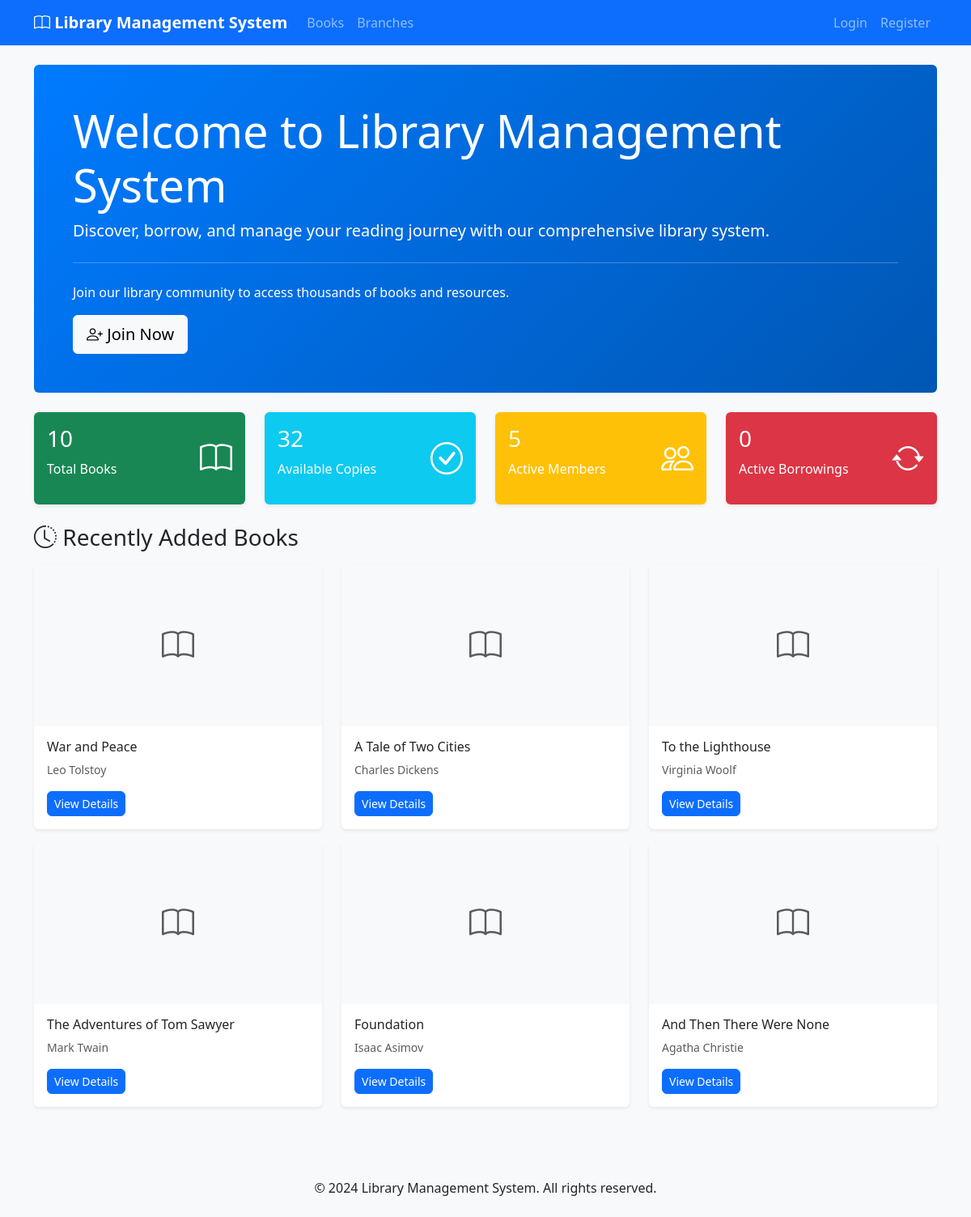
The page / on the database its author committed.
### books/models.py (models this page shows, shortened)
class Book(models.Model):
    LANGUAGE_CHOICES = [
        ('en', 'English'),
        ('dv', 'Dhivehi'),
        ('ar', 'Arabic'),
        ('hi', 'Hindi'),
        ('es', 'Spanish'),
        ('fr', 'French'),
        ('other', 'Other'),
    ]
    FORMAT_CHOICES = [
        ('hardcover', 'Hardcover'),
        ('paperback', 'Paperback'),
        ('ebook', 'E-book'),
        ('audiobook', 'Audiobook'),
    ]
    isbn_validator = RegexValidator(
        regex=r'^(?:ISBN(?:-1[03])?:? )?(?=[0-9X]{10}$|(?=(?:[0-9]+[- ]){3})[- 0-9X]{13}$|97[89][0-9]{10}$|(?=(?:[0-9]+[- ]){4})[- 0-9]{17}$)(?:97[89][- ]?)?[0-9]{1,5}[- ]?[0-9]+[- ]?[0-9]+[- ]?[0-9X]$',
        message='Enter a valid ISBN number.'
    )
    isbn = models.CharField(max_length=17, unique=True, validators=[isbn_validator])
    title = models.CharField(max_length=300)
    subtitle = models.CharField(max_length=300, blank=True)
    authors = models.ManyToManyField(Author, related_name='books')
    publisher = models.ForeignKey(Publisher, on_delete=models.SET_NULL, blank=True, null=True)
    publication_date = models.DateField()
    edition = models.CharField(max_length=50, blank=True)
    pages = models.PositiveIntegerField()
    language = models.CharField(max_length=10, choices=LANGUAGE_CHOICES, default='en')
    format = models.CharField(max_length=20, choices=FORMAT_CHOICES, default='paperback')
    category = models.ForeignKey(Category, on_delete=models.SET_NULL, blank=True, null=True)
    description = models.TextField(blank=True)
    cover_image = models.ImageField(upload_to='book_covers/', blank=True, null=True)
    price = models.DecimalField(max_digits=10, decimal_places=2, default=Decimal('0.00'))
    is_active = models.BooleanField(default=True)
    created_at = models.DateTimeField(auto_now_add=True)
    updated_at = models.DateTimeField(auto_now=True)
    class Meta:
        ordering = ['title']

class Author(models.Model):
    first_name = models.CharField(max_length=100)
    last_name = models.CharField(max_length=100)
    biography = models.TextField(blank=True)
    birth_date = models.DateField(blank=True, null=True)
    death_date = models.DateField(blank=True, null=True)
    nationality = models.CharField(max_length=50, blank=True)
    class Meta:
        ordering = ['last_name', 'first_name']
    @property
    def full_name(self):
        return f"{self.first_name} {self.last_name}"

### library_management_system/views.py (the view, shortened to what this page needs)
# urls.py: path('', views.HomeView.as_view(), name='home'),
class HomeView(TemplateView):
    template_name = 'home.html'
    def get_context_data(self, **kwargs):
        context = super().get_context_data(**kwargs)
        context.update({
            'total_books': Book.objects.filter(is_active=True).count(),
            'total_members': User.objects.filter(user_type='member', is_active_member=True).count(),
            'available_copies': BookCopy.objects.filter(status='available').count(),
            'active_borrowings': BorrowTransaction.objects.filter(status='active').count(),
            'recent_books': Book.objects.filter(is_active=True).order_by('-created_at')[:6],
        })
        return context

### templates/home.html (shortened to what this page needs)
{% extends 'base.html' %}
{% load static %}
{% block content %}
<div class="row">
    <div class="col-12">
        <div class="jumbotron bg-primary text-white rounded p-5 mb-4">
            <h1 class="display-4">Welcome to Library Management System</h1>
            <p class="lead">Discover, borrow, and manage your reading journey with our comprehensive library system.</p>
            {% if not user.is_authenticated %}
            <hr class="my-4">
            <p>Join our library community to access thousands of books and resources.</p>
            <a class="btn btn-light btn-lg" href="{% url 'accounts:register' %}" role="button">
                <i class="bi bi-person-plus"></i> Join Now
            </a>
            {% endif %}
        </div>
    </div>
</div>
<div class="row mb-4">
    <div class="col-md-3">
        <div class="card bg-success text-white">
            <div class="card-body">
                <div class="d-flex justify-content-between">
                    <div>
                        <h3>{{ total_books }}</h3>
                        <p>Total Books</p>
                    </div>
                    <div class="align-self-center">
                        <i class="bi bi-book fs-1"></i>
                    </div>
                </div>
            </div>
        </div>
    </div>
    <div class="col-md-3">
        <div class="card bg-info text-white">
            <div class="card-body">
                <div class="d-flex justify-content-between">
                    <div>
                        <h3>{{ available_copies }}</h3>
                        <p>Available Copies</p>
                    </div>
                    <div class="align-self-center">
                        <i class="bi bi-check-circle fs-1"></i>
                    </div>
                </div>
            </div>
        </div>
    </div>
    <div class="col-md-3">
        <div class="card bg-warning text-white">
            <div class="card-body">
                <div class="d-flex justify-content-between">
                    <div>
                        <h3>{{ total_members }}</h3>
                        <p>Active Members</p>
                    </div>
                    <div class="align-self-center">
                        <i class="bi bi-people fs-1"></i>
                    </div>
                </div>
            </div>
        </div>
    </div>
    <div class="col-md-3">
        <div class="card bg-danger text-white">
            <div class="card-body">
                <div class="d-flex justify-content-between">
                    <div>
                        <h3>{{ active_borrowings }}</h3>
                        <p>Active Borrowings</p>
                    </div>
                    <div class="align-self-center">
                        <i class="bi bi-arrow-repeat fs-1"></i>
                    </div>
                </div>
            </div>
        </div>
    </div>
</div>
{% if recent_books %}
<div class="row">
    <div class="col-12">
        <h3 class="mb-3">
            <i class="bi bi-clock-history"></i> Recently Added Books
        </h3>
        <div class="row">
            {% for book in recent_books %}
            <div class="col-md-4 mb-3">
                <div class="card h-100">
                    {% if book.cover_image %}
                    <img src="{{ book.cover_image.url }}" class="card-img-top" alt="{{ book.title }}" style="height: 200px; object-fit: cover;">
                    {% else %}
                    <div class="card-img-top bg-light d-flex align-items-center justify-content-center" style="height: 200px;">
                        <i class="bi bi-book fs-1 text-muted"></i>
                    </div>
                    {% endif %}
                    <div class="card-body">
                        <h6 class="card-title">{{ book.title }}</h6>
                        <p class="card-text text-muted small">
                            {% for author in book.authors.all %}
                                {{ author.full_name }}{% if not forloop.last %}, {% endif %}
                            {% endfor %}
                        </p>
                        <a href="{% url 'books:book_detail' book.pk %}" class="btn btn-sm btn-primary">
                            View Details
                        </a>
                    </div>
                </div>
            </div>
            {% endfor %}
        </div>
    </div>
</div>
{% endif %}
{% endblock %}

### static/css/custom.css (style rules this page uses)
body { background-color: #f8f9fa; }
.jumbotron { background: linear-gradient(135deg, #007bff, #0056b3); border-radius: 10px; }
.card { border: none; box-shadow: 0 0.125rem 0.25rem rgba(0, 0, 0, 0.075); transition: box-shadow 0.15s ease-in-out; }
.btn { border-radius: 6px; }

### rows shown on the page
Book: title "War and Peace"
Author: full_name "Leo Tolstoy"
Book: title "A Tale of Two Cities"
Author: full_name "Charles Dickens"
Book: title "To the Lighthouse"
Author: full_name "Virginia Woolf"
Book: title "The Adventures of Tom Sawyer"
Author: full_name "Mark Twain"
Book: title "Foundation"
Author: full_name "Isaac Asimov"
Book: title "And Then There Were None"
Author: full_name "Agatha Christie"

### other values the page prints
{{ total_books }} "10"
{{ available_copies }} "32"
{{ total_members }} "5"
{{ active_borrowings }} "0"
